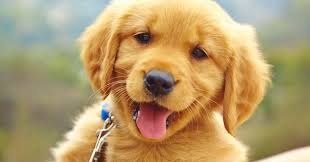
#> input picture Training/DAY 1/image/2.jpg, 310 x 162 px; its folder holds only this picture in this run
$ jupyter execute --allow-errors DAY1.ipynb
#> lines starting #> are read from the running program, lines starting #| are printed output that depends on the picture; after the words box and inside, x2 and y2 are one past the last pixel; in counts of white or black regions, pixels touching at a corner belong together
[cell 1]
import os
import numpy as np
import cv2

## Bài tập 1: Làm quen với thư viện os
Trong các project về trí tuệ nhân tạo nói chung và thị giác máy tính nói riêng, việc sử dụng thành thạo các hàm trong thư viện os là rất quan trọng, đặc biệt hữu ích trong quá trình chuẩn bị dữ liệu. Chúng ta sẽ thực hành một vài hàm cơ bản, các hàm khác có thể tham khảo tại: https://docs.python.org/2/library/os.html

- Hàm os.listdir() liệt kê tên tất cả các tệp và thư mục nằm trong một thư mục nào đó. Ví dụ ta có thư mục image, sử dụng hàm này có thể liệt kê tên tất cả các ảnh có trong thư mục này:

[cell 2]
os.listdir("image")

- Hàm os.listdir() liệt kê tên tất cả các tệp và thư mục nằm trong một thư mục nào đó. Ví dụ ta có thư mục image, sử dụng hàm này có thể liệt kê tên tất cả các ảnh có trong thư mục này:

[cell 3]
os.path.join('image', '1.jpg')

- Hàm os.path.abspath() trả về đường dẫn tuyệt đối đến đối tượng truyền vào. Ví dụ:

[cell 4]
os.path.abspath(os.path.join('image', '1.jpg'))

- Ngoài ra còn một vài hàm hay được sử dụng:

os.path.isdir(dir): Kiểm tra một đường dẫn thư mục có tồn tại hay không?

os.mkdir: Tạo thư mục ứng với đường dẫn truyền vào

os.makedirs: Tạo thư mục với option -recursive.

[cell 5]
os.path.isdir("Thang WeBoo")

[cell 6]
os.path.isdir("save_image")

[cell 7]
#os.mkdir("test_folder")

#### BÀI TẬP: Hãy tạo 2 danh sách (python list) chứa đường dẫn tuyệt đối và đường dẫn tương đối đến các tệp nằm trong thư mục 'image'

[cell 8]
## HOME WORK
abs_path = []
rel_path = []

#### YOUR CODE HERE ####
for _file in os.listdir('image'):
    abs_path.append(os.path.abspath(_file))
    rel_path.append(os.path.join('image', _file))
#### END YOUR CODE #####
print(abs_path)
print(rel_path)

# Bài tập 2: Một vài thao tác cơ bản với ảnh

### 2.1 Đọc ảnh

[cell 9]
img = cv2.imread(rel_path[0])
#> img is the input picture: shape (162, 310, 3); mean B, G, R 109, 155.6, 180.9
print(type(img))
#| <class 'numpy.ndarray'>
print(img.shape)
#| (162, 310, 3)

### 2.2 Hiển thị ảnh

[cell 10]
import matplotlib.pyplot as plt

[cell 11]
plt.imshow(img)

### CHÚ Ý : KHÔNG GIAN MÀU CỦA OPENCV THEO DEFAULT LÀ KHÔNG GIAN MÀU BGR THAY VÌ RGB NHƯ MỌI NGƯỜI THƯỜNG THẤY

[cell 12]
# cv2.imshow("hihi",img)
# cv2.waitKey(27)

### 2.3 Chuyển đổi không gian màu

[cell 13]
imgGrey = cv2.imread(rel_path[0])
plt.imshow(img)

[cell 14]
imgRGB = cv2.cvtColor(img,cv2.COLOR_BGR2RGB)
plt.imshow(imgRGB)

[cell 15]
imgHSV = cv2.cvtColor(img,cv2.COLOR_BGR2HSV)
#> imgHSV: shape (162, 310, 3); mean H, S, V 31.3, 107.7, 184.1
plt.imshow(imgHSV)

[cell 16]
imgHSL = cv2.cvtColor(img,cv2.COLOR_BGR2HLS)
#> imgHSL: shape (162, 310, 3); mean of channels 0, 1, 2 31.5, 145.7, 113.6
plt.imshow(imgHSL)

[cell 17]
imgGRAY = cv2.cvtColor(img,cv2.COLOR_BGR2GRAY)
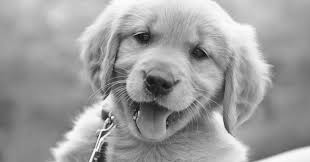
#> imgGRAY: shape (162, 310); min 9, max 253, mean 157.9

[cell 18]
f = plt.figure()
f.add_subplot(1,2, 1)
plt.imshow(imgGRAY)
f.add_subplot(1,2, 2)
plt.imshow(img,cmap='gray')
plt.show(block=True)
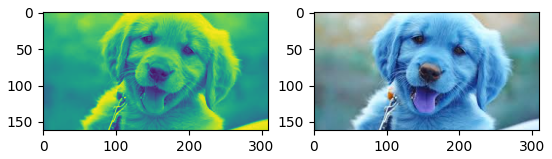
#> figure drawn by matplotlib, 2 panels; B, G, R data is drawn as R, G, B

### Xem thêm chi tiết tại:
#### https://docs.opencv.org/2.4/modules/imgproc/doc/miscellaneous_transformations.html#cvtcolor

### 2.4 Lưu ảnh

[cell 19]
cv2.imwrite(os.path.join("save_image" , 'test.jpg'), img)
#> Out = True

# Bài tập 3: Drawing Functions in OpenCV

Sẽ học các function:

- cv2.line() : Vẽ đường thẳng lên ảnh.
- cv2.circle(): Vẽ một đường tròn lên ảnh.
- cv2.rectangle(): Vẽ một hình chữ nhật lên ảnh.
- cv2.ellipse(): Vẽ đường cong dựa vào góc truyền vào esclipe lên ảnh.
- cv2.putText(): Vẽ một input text lên ảnh.

[cell 20]
img = cv2.imread(rel_path[0])

[cell 21]
# Draw a diagonal blue line with thickness of 5 px
imgTmp = img.copy()
imgLine = cv2.line(imgTmp,(0,0),(100,100),(255,0,0),5)
plt.imshow(imgLine)

[cell 22]
# Draw a green ractangle line with thickness of 5 px
imgTmp = img.copy()
imgRec = cv2.rectangle(imgTmp,(0,0),(100,100),(0,255,0),3)
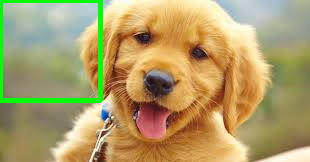
#> imgRec: shape (162, 310, 3); mean B, G, R 104.9, 158.6, 175.5
plt.imshow(imgRec)

[cell 23]
# Draw a diagonal blue circle with radius of 60px
imgTmp = img.copy()
imgCircle = cv2.circle(imgTmp,(100,100), 60, (0,0,255), -1)
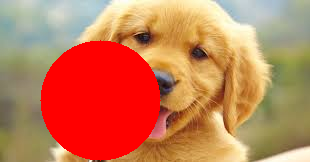
#> imgCircle: shape (162, 310, 3); mean B, G, R 87.1, 123.7, 199
plt.imshow(imgTmp)

[cell 24]
imgTmp = img.copy()
imgElipse = cv2.ellipse(imgTmp,(100,100),(30,20),0,0,180,255,-1)
plt.imshow(imgElipse)

[cell 25]
imgTmp = img.copy()
pts = np.array([[10,5],[20,30],[70,20],[50,10]], np.int32)
pts = pts.reshape((-1,1,2))
imgPolygon = cv2.polylines(imgTmp,[pts],True,(0,255,255))
plt.imshow(imgPolygon)

[cell 26]
imgTmp = img.copy()
font = cv2.FONT_HERSHEY_SIMPLEX
imgText = cv2.putText(imgTmp,'Weboo',(50,50), font, 1,(255,255,255),1,cv2.LINE_AA)
plt.imshow(imgText)

cv2.imshow("hihi",imgTmp)
cv2.waitKey(0)
cv2.destroyWindow("hihi")

### Xem thêm chi tiết tại
https://opencv-python-tutroals.readthedocs.io/en/latest/py_tutorials/py_gui/py_drawing_functions/py_drawing_functions.html

hih

# Bài tập 4: Làm quen với thư viện Numpy và OpenCV

Numpy là một trong những thư viện hay được sử dụng nhất trong Python, thư viện giúp chúng ta dễ dàng thực hiện các phép toán, các phép biến đổi trên ma trận nhiều chiều.

OpenCV là một trong những framework tốt nhất hiện tại dùng trong xử lý ảnh với việc hỗ trợ rất nhiều hàm, phép biến đổi quan trọng, giúp cho việc lập trình các mô hình trở nên dễ dàng hơn rất nhiều. OpenCV chủ yếu xử lý trên các ảnh và video, mà ảnh và video lại được lưu dưới dạng các ma trận số có thể xử lý bằng thư viện numpy. Do đó việc thành thạo 2 thư viện này là yêu cầu bắt buộc.

### Bài tập 4.1: Hiển thị các kênh màu của ảnh
Ở bài tập này ta sẽ hiển thị lần lượt các kênh màu B, G, R của ảnh ba chiều. Cách làm: Gán các giá trị cường độ màu tại các pixel của kênh màu không quan tâm bằng 0. Ví dụ: Nếu cần hiển thị kênh màu xanh lam (B) thì gán các giá trị cường độ màu G, R bằng 0:

#> (a cell that did not finish here is left out)

### Bài tập 2.2: Xây dựng vector histogram của ảnh xám

Bài tập này giúp bạn làm quen với thao tác trên mảng numpy. Bạn cần lập trình tính giá trị vector histogram, đây là vector gồm 256 phần tử, phần tử thứ i là số lần xuất hiện của giá trị cường độ i trong ảnh xám 'gray':

#> (a cell that did not finish here is left out)

[cell 29]
lower_blue = np.array([110,50,50])
upper_blue = np.array([130,255,255])
img = cv2.imread("color.png")
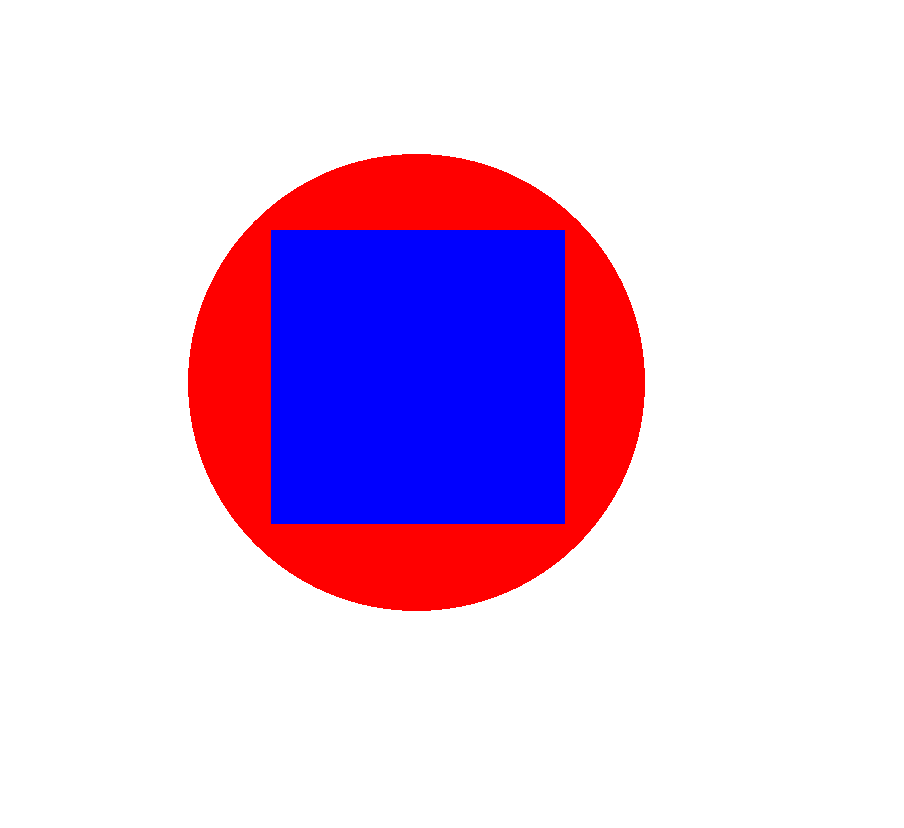
#> input picture Training/DAY 1/color.png, 904 x 828 px
#> img is the input picture: shape (828, 904, 3); mean B, G, R 228.6, 199.1, 225.6
plt.imshow(img)

[cell 30]
img = cv2.imread("color.png")
hsv = cv2.cvtColor(img,cv2.COLOR_BGR2HSV)
#> hsv: shape (828, 904, 3); mean H, S, V 13.9, 55.9, 255
shapeMask = cv2.inRange(hsv, lower_blue, upper_blue)
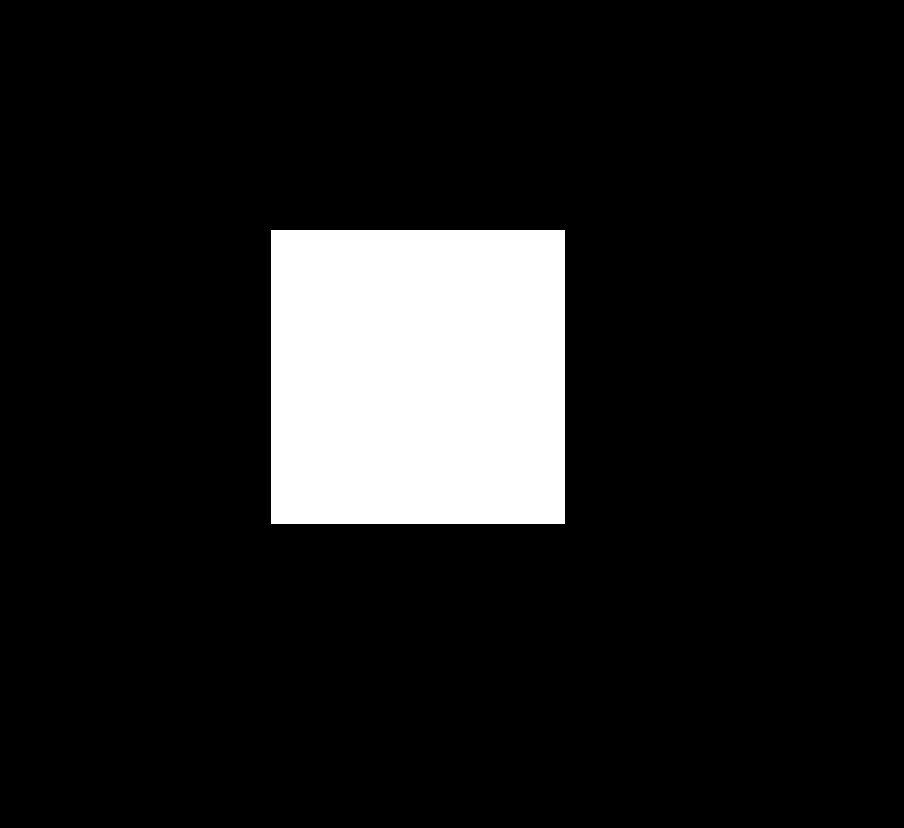
#> shapeMask: shape (828, 904); 11.5% white; 1 white region, box (x1, y1, x2, y2) and area: (271, 230, 565, 524) 86436
# plt.imshow(shapeMask)

[cell 31]
res = cv2.bitwise_and(img,img, mask= shapeMask)
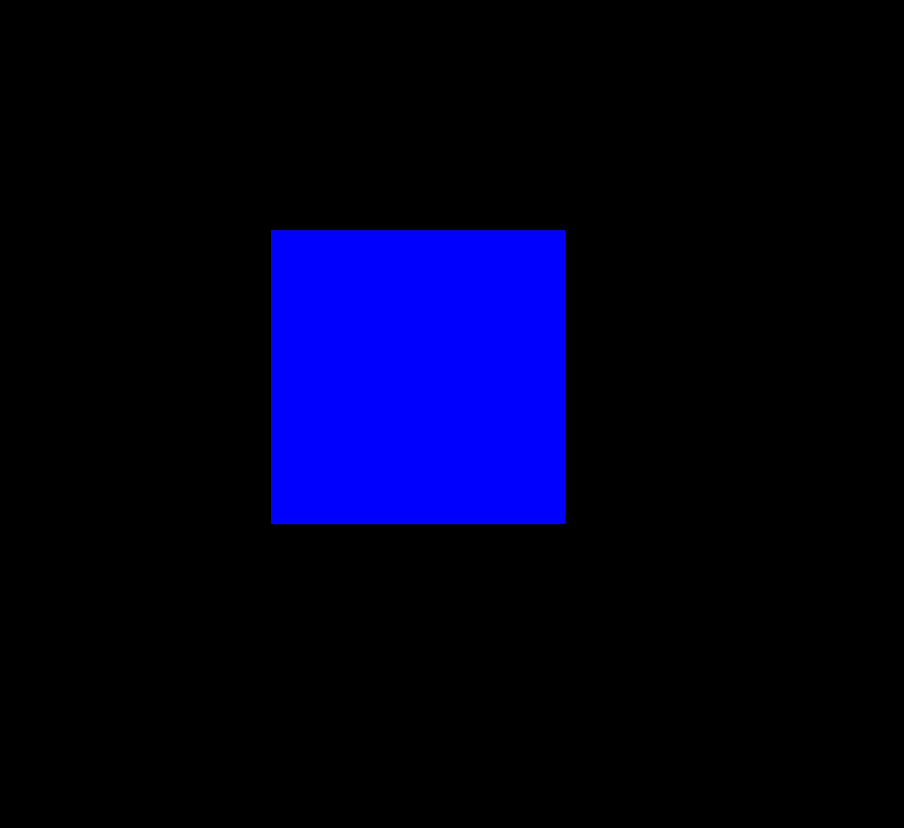
#> res: shape (828, 904, 3); mean B, G, R 29.4, 0, 0

plt.imshow(res)

[cell 32]
res = cv2.bitwise_and(img,img, mask= shapeMask)

plt.imshow(res[:,:,::-1])
